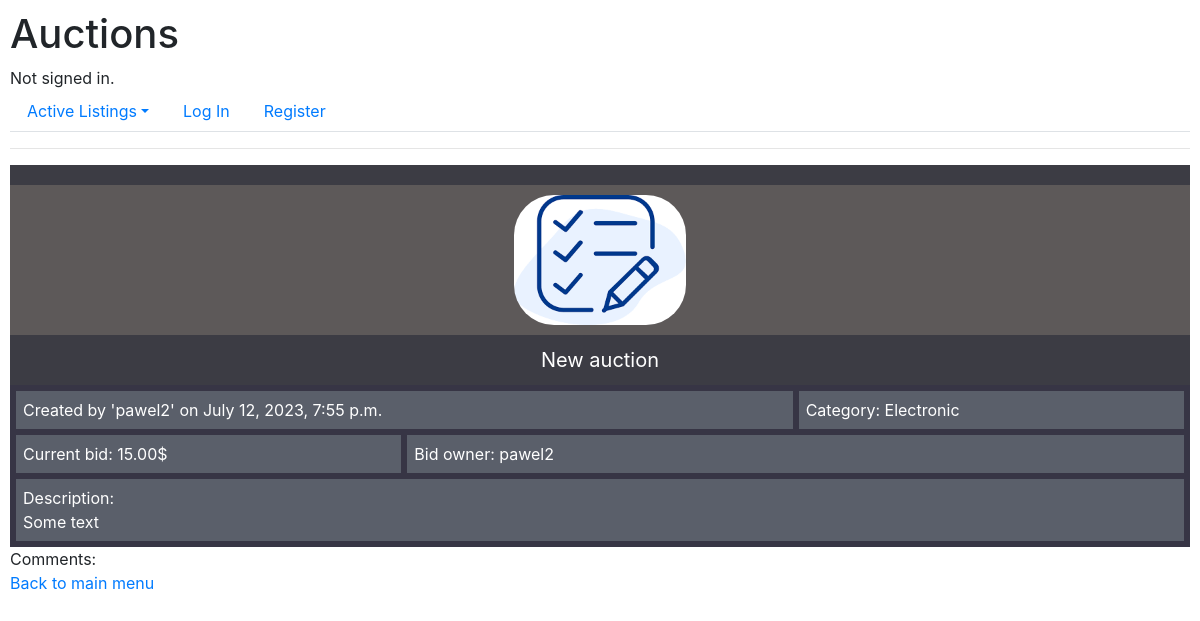
Before: /details/7 with the older database file.
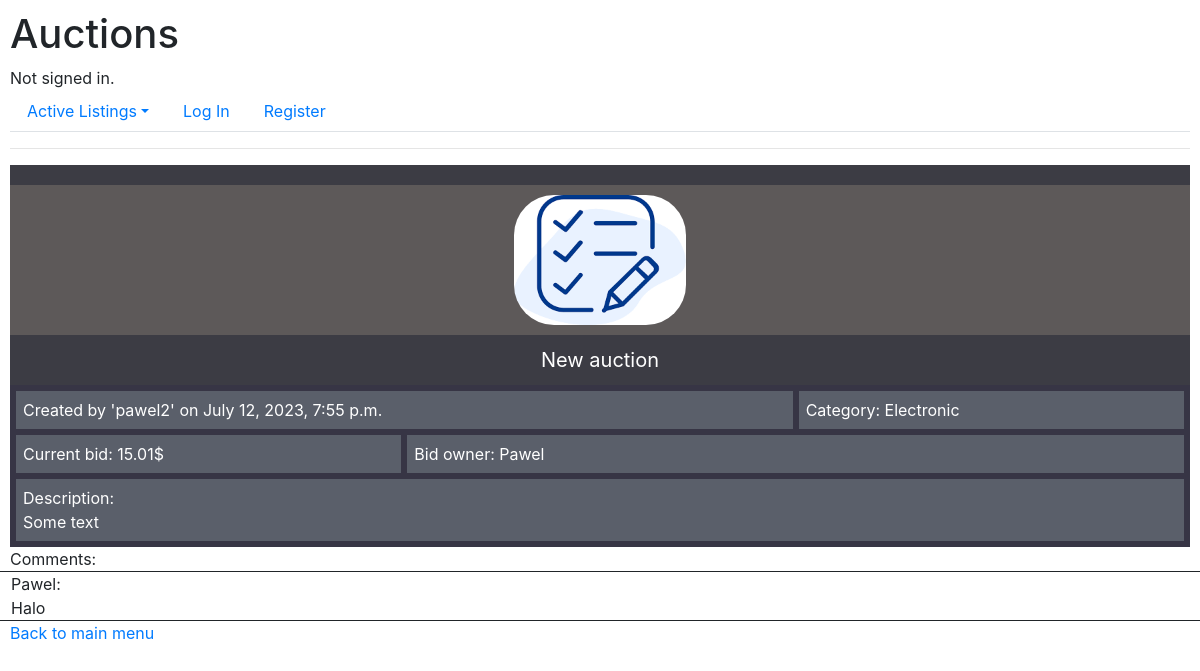
After: the same page with the newer database file.
### auctions/models.py (models this page shows, shortened)
class Auction(models.Model):
    title = models.CharField(max_length=64)
    description = models.CharField(max_length=300)
    current_bid = models.DecimalField(max_digits=15, decimal_places=2)
    created_date = models.DateTimeField(auto_now_add=True)
    image = models.ImageField(upload_to="images/auctions/", default=get_default_image_path)
    category = models.ForeignKey(Category, on_delete=models.CASCADE, related_name="auctionCategory")
    author = models.ForeignKey(User, on_delete=models.CASCADE, related_name="auctionAutor")
    is_active = models.BooleanField(default=True)
    winner = models.ForeignKey(User, on_delete=models.CASCADE, null=True, default = None, related_name="auctionBuyer")
    confirmed = models.BooleanField(default=False)

class User(AbstractUser):
    def __str__(self):
        return f"{self.username}"

class Category(models.Model):
    name = models.CharField(max_length=64)
    def __str__(self):
        return f"{self.name}"

class Comment(models.Model):
    text = models.CharField(max_length=254)
    user = models.ForeignKey(User, on_delete=models.CASCADE, related_name="comment_owner")
    auction = models.ForeignKey(Auction, on_delete=models.CASCADE, related_name="auction_comment")

### auctions/views.py (the view, shortened to what this page needs)
# urls.py: path("details/<int:product_id>", views.product, name="product"),
def product(request, product_id):
    categories = Category.objects.all()
    product = Auction.objects.get(id=product_id)
    bid = Bid.objects.filter(auction=product_id).order_by('-value').first()
    if bid:
        bid_owner = bid.user.username
    else:
        bid_owner = product.author.username
    if request.user.is_authenticated:
        winner_auctions = Auction.objects.filter(confirmed=False, winner=request.user)
    else:
        winner_auctions = []
    form = BidForm(instance=product)
    all_comments = Comment.objects.filter(auction=product_id)
    return render(request, "auctions/product.html", {
        "product": product,
        "categories": categories,
        "bid_owner": bid_owner,
        "comments": all_comments,
        "auction_owner": product.author == request.user,
        "winner_auctions": winner_auctions,
        "form": form
    })

### auctions/templates/auctions/product.html (shortened to what this page needs)
{% extends "auctions/layout.html" %}
{% block body %}
    <div class="image-container">
        <div class="text-container"> </div>
        <img src="{{product.image.url}}" class="img-fluid" alt="Product image">
        <div class="text-container">
            {{product.title}}
        </div>
    </div>
    <div class="description-container">
        <div class="row">
          <div class="col-8">Created by '{{product.author}}' on {{product.created_date}}</div>
          <div class="col-4">Category: {{product.category}}</div>
          <div class="col-4">Current bid: {{product.current_bid}}$</div>
          <div class="col-8">Bid owner: {{bid_owner}}</div>
          <div class="col-12">Description:<br>{{product.description}}</div>
        </div>
    </div>
    <div class="page-container">
        Comments:
        <div class="row">
            {% for comment in comments %}
                <div class="col-12" style="border:solid 1px ;">{{comment.user}}:<br>{{comment.text}}</div>
            {% endfor %}
        </div>
    </div>
    <a href="{% url 'index' %}">Back to main menu</a>
{% endblock %}

Changed rows visible on the page:
no longer on this page (row edited): User: username "pawel2"
changed Auction "New auction": current_bid "15.00" → "15.01"
now on this page (row edited): User: username "Pawel"
added Comment: user "Pawel", text "Halo"
